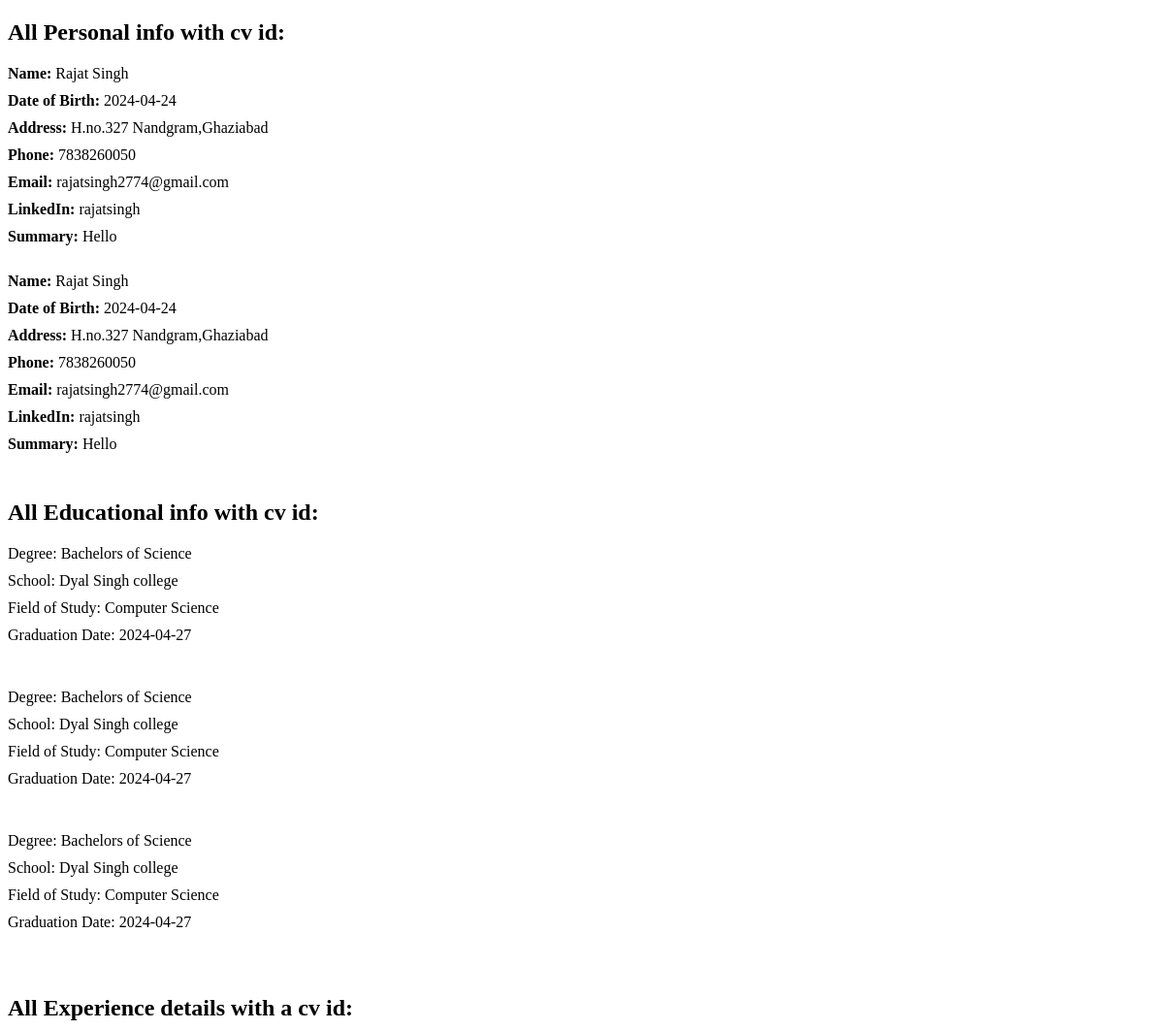
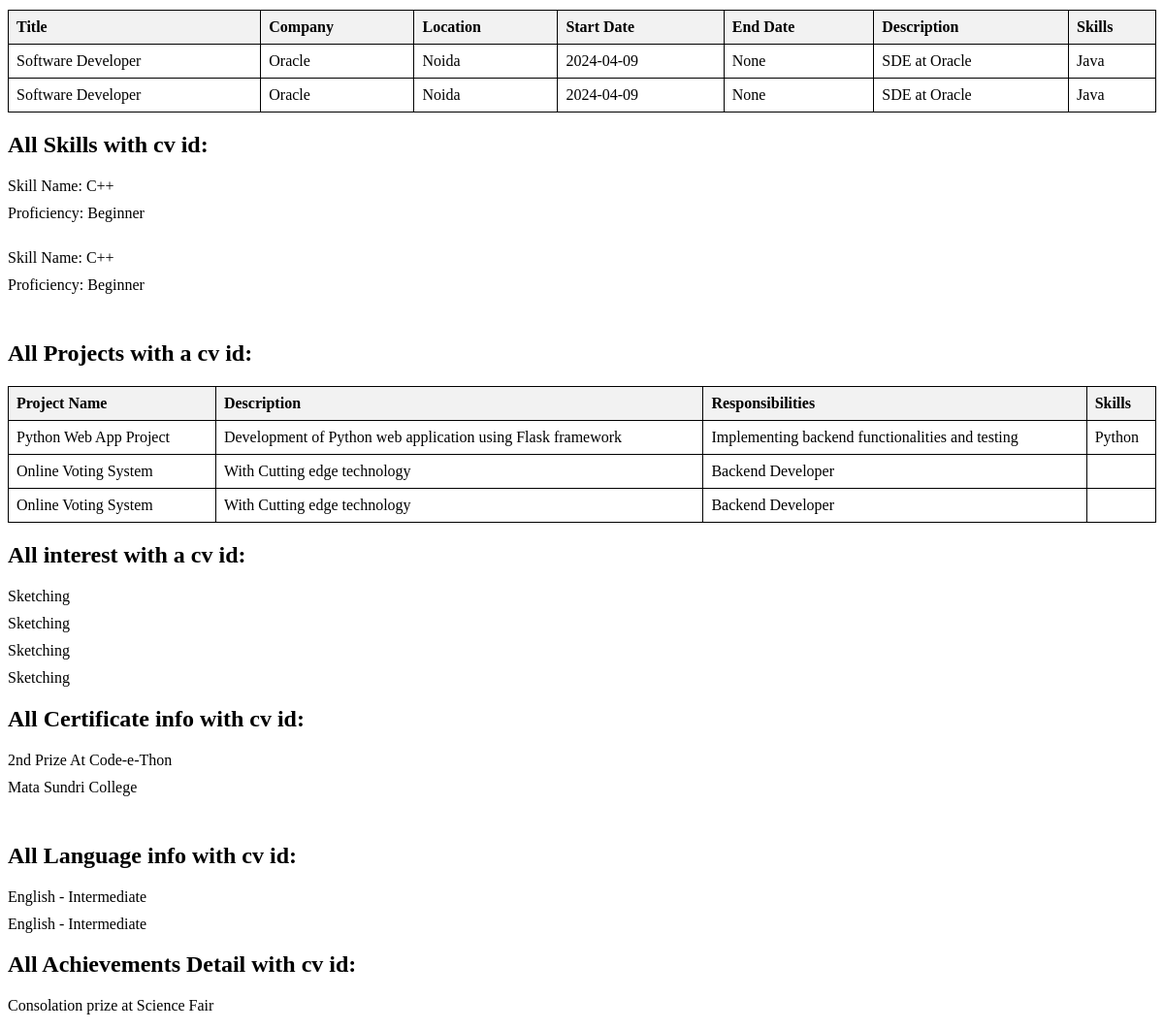
Screenshot of /queryall/17 with the database file from the repository (2 pictures, top to bottom).
### app.py (models this page shows)
class PersonalInformation(db.Model):
    PersonalInfoID = db.Column(db.Integer, primary_key=True)
    Userid = db.Column(db.Integer, db.ForeignKey("user.Userid"), nullable=False)
    CV_ID = db.Column(
        db.Integer, db.ForeignKey("cv.CV_ID"), nullable=False
    )  # New column for CV ID
    Fname = db.Column(db.String(100), nullable=False)
    Lname = db.Column(db.String(100), nullable=False)
    DOB = db.Column(db.Date, nullable=False)
    Address = db.Column(db.String(255), nullable=False)
    Phn = db.Column(db.String(20), nullable=False)
    Email = db.Column(db.String(100), nullable=False)
    LinkedIn = db.Column(db.String(255))
    Summary = db.Column(db.Text)

class Education(db.Model):
    Edu_ID = db.Column(db.Integer, primary_key=True)
    CV_ID = db.Column(db.Integer, db.ForeignKey("cv.CV_ID"), nullable=False)
    Userid = db.Column(db.Integer, db.ForeignKey("user.Userid"), nullable=False)
    Degree = db.Column(db.String(255), nullable=False)
    School = db.Column(db.String(255), nullable=False)
    FieldofStudy = db.Column(db.String(255), nullable=False)
    Grad_date = db.Column(db.Date, nullable=True)

class Experience(db.Model):
    __tablename__ = "experience"
    ExpID = db.Column(db.Integer, primary_key=True)
    CV_ID = db.Column(db.Integer, db.ForeignKey("cv.CV_ID"), nullable=False)
    Userid = db.Column(db.Integer, db.ForeignKey("user.Userid"), nullable=False)
    current_job = db.Column(db.Boolean, default=False)
    title = db.Column(db.String(255), nullable=False)
    company = db.Column(db.String(255), nullable=False)
    location = db.Column(db.String(255), nullable=False)  # Renamed from Location
    start_date = db.Column(db.Date, nullable=False)  # Renamed from StartDate
    end_date = db.Column(db.Date, nullable=True)  # Renamed from EndDate
    description = db.Column(db.String(255), nullable=False)  # Renamed from Desc
    skill_id = db.Column(db.Integer, db.ForeignKey("skills.SkillID"))

class Skills(db.Model):
    __tablename__ = "skills"
    SkillID = db.Column(db.Integer, primary_key=True)
    Userid = db.Column(db.Integer, db.ForeignKey("user.Userid"), nullable=False)
    CV_ID = db.Column(db.Integer, db.ForeignKey("cv.CV_ID"), nullable=False)
    skill_name = db.Column(db.String(255), nullable=False)  # Renamed from Skillname
    proficiency = db.Column(db.String(255), nullable=False)

class Project(db.Model):
    ProjectID = db.Column(db.Integer, primary_key=True)
    CV_ID = db.Column(db.Integer, db.ForeignKey("cv.CV_ID"), nullable=False)
    Userid = db.Column(db.Integer, db.ForeignKey("user.Userid"), nullable=False)
    skill_id = db.Column(db.Integer, db.ForeignKey("skills.SkillID"))
    PrjtName = db.Column(db.String(255), nullable=False)
    Desc = db.Column(db.String(255), nullable=False)
    Responsibilities = db.Column(db.String(255), nullable=False)

class Interest(db.Model):
    CV_ID = db.Column(db.Integer, db.ForeignKey("cv.CV_ID"), nullable=False)
    InterestID = db.Column(db.Integer, primary_key=True)
    Userid = db.Column(db.Integer, db.ForeignKey("user.Userid"), nullable=False)
    interest_name = db.Column(db.String(255), nullable=False)

class Certificates(db.Model):
    CertificateID = db.Column(db.Integer, primary_key=True)
    CV_ID = db.Column(db.Integer, db.ForeignKey("cv.CV_ID"), nullable=False)
    Userid = db.Column(db.Integer, db.ForeignKey("user.Userid"), nullable=False)
    Name = db.Column(db.String(255), nullable=False)
    Issuer = db.Column(db.String(255), nullable=False)

class Language(db.Model):
    CV_ID = db.Column(db.Integer, db.ForeignKey("cv.CV_ID"), nullable=False)
    LanguageID = db.Column(db.Integer, primary_key=True)
    Userid = db.Column(db.Integer, db.ForeignKey("user.Userid"), nullable=False)
    LangName = db.Column(db.String(100), nullable=False)
    Proficiency_Lang = db.Column(db.String(50), nullable=False)

class Achievement(db.Model):
    CV_ID = db.Column(db.Integer, db.ForeignKey("cv.CV_ID"), nullable=False)
    AchievID = db.Column(db.Integer, primary_key=True)
    Userid = db.Column(db.Integer, db.ForeignKey("user.Userid"), nullable=False)
    desc = db.Column(db.String(255), nullable=False)

### app.py (the view)
@app.route("/queryall/<int:cv_id>")
def queryall(cv_id):
    personal_info = PersonalInformation.query.filter_by(CV_ID=cv_id).all()
    education_details = Education.query.filter_by(CV_ID=cv_id).all()
    Skill_details = Skills.query.filter_by(CV_ID=cv_id).all()
    Certificates_details = Certificates.query.filter_by(CV_ID=cv_id).all()
    interest_details = Interest.query.filter_by(CV_ID=cv_id).all()
    language_details = Language.query.filter_by(CV_ID=cv_id).all()
    Achievement_details = Achievement.query.filter_by(CV_ID=cv_id).all()
    experiences = Experience.query.filter_by(CV_ID=cv_id).all()
    experience_skills = {}
    for experience in experiences:
        skill_ids = [
            experience.skill_id
        ]  # Assuming skill_id is a comma-separated string of skill IDs
        skill_names = [
            skill.skill_name
            for skill in Skills.query.filter(Skills.SkillID.in_(skill_ids))
        ]
        experience_skills[experience.ExpID] = skill_names
    projects = Project.query.filter_by(CV_ID=cv_id).all()
    project_skills = {}
    for project in projects:
        skill_ids = [
            project.skill_id
        ]  # Assuming skill_id is a comma-separated string of skill IDs
        skill_names = [
            skill.skill_name
            for skill in Skills.query.filter(Skills.SkillID.in_(skill_ids))
        ]
        project_skills[project.ProjectID] = skill_names
    return render_template(
        "Queries_all.html",
        Certificates_details=Certificates_details,
        personal_info=personal_info,
        education_details=education_details,
        experiences=experiences,
        experience_skills=experience_skills,
        Skill_details=Skill_details,
        projects=projects,
        project_skills=project_skills,
        interest_details=interest_details,
        language_details=language_details,
        Achievement_details=Achievement_details,
    )

### templates/Queries_all.html (shortened to what this page needs)
<!DOCTYPE html>
<html lang="en">
<head>
</head>
<body>
    <h2>All Personal info with cv id:</h2>
    <ul>
        {% for info in personal_info %}
            <li><strong>Name:</strong> {{ info.Fname }} {{ info.Lname }}</li>
            <li><strong>Date of Birth:</strong> {{ info.DOB }}</li>
            <li><strong>Address:</strong> {{ info.Address }}</li>
            <li><strong>Phone:</strong> {{ info.Phn }}</li>
            <li><strong>Email:</strong> {{ info.Email }}</li>
            <li><strong>LinkedIn:</strong> {{ info.LinkedIn }}</li>
            <li><strong>Summary:</strong> {{ info.Summary }}</li>
            <br>
        {% endfor %}
    </ul>
    <h2>All Educational info with cv id:</h2>
    <ul>
    {% for edu in education_details %}
        <li>Degree: {{ edu.Degree }}</li>
        <li>School: {{ edu.School }}</li>
        <li>Field of Study: {{ edu.FieldofStudy }}</li>
        <li>Graduation Date: {{ edu.Grad_date }}</li><br><br>
    {% endfor %}
    </ul>
    <h2>All Experience details with a cv id:</h2>
    <table>
        <thead>
            <tr>
                <th>Title</th>
                <th>Company</th>
                <th>Location</th>
                <th>Start Date</th>
                <th>End Date</th>
                <th>Description</th>
                <th>Skills</th>
            </tr>
        </thead>
        <tbody>
            {% for experience in experiences %}
                <tr>
                    <td>{{ experience.title }}</td>
                    <td>{{ experience.company }}</td>
                    <td>{{ experience.location }}</td>
                    <td>{{ experience.start_date }}</td>
                    <td>{{ experience.end_date }}</td>
                    <td>{{ experience.description }}</td>
                    <td>
                        {% for skill in experience_skills[experience.ExpID] %}
                            {{ skill }}{% if not loop.last %}, {% endif %}
                        {% endfor %}
                    </td>
                </tr>
            {% endfor %}
        </tbody>
    </table>
    <h2>All Skills with cv id:</h2>
    <ul>
    {% for skill in Skill_details %}
        <li>Skill Name: {{ skill.skill_name }}</li>
        <li>Proficiency: {{ skill.proficiency }}</li><br>
    {% endfor %}
    </ul>
    <h2>All Projects with a cv id:</h2>
    <table>
        <thead>
            <tr>
                <th>Project Name</th>
                <th>Description</th>
                <th>Responsibilities</th>
                <th>Skills</th>
            </tr>
        </thead>
        <tbody>
            {% for project in projects %}
                <tr>
                    <td>{{ project.PrjtName }}</td>
                    <td>{{ project.Desc }}</td>
                    <td>{{ project.Responsibilities }}</td>
                    <td>
                        {% for skill in project_skills[project.ProjectID] %}
                            {{ skill }}{% if not loop.last %}, {% endif %}
                        {% endfor %}
                    </td>
                </tr>
            {% endfor %}
        </tbody>
    </table>
    <h2>All interest with a cv id:</h2>
    <ul>
    {% for interest in interest_details %}
        <li>{{ interest.interest_name }}</li>
    {% endfor %}
    </ul>
    <h2>All Certificate info with cv id:</h2>
    <ul>
    {% for cert in Certificates_details %}
        <li>{{ cert.Name }}</li>
        <li>{{ cert.Issuer }}</li><br>
    {% endfor %}
    </ul>
    <h2>All Language info with cv id:</h2>
    <ul>
    {% for language in language_details %}
        <li>{{ language.LangName }} - {{ language.Proficiency_Lang }}</li>
    {% endfor %}
    </ul>
    <h2>All Achievements Detail with cv id:</h2>
    <ul>
    {% for achievement in Achievement_details %}
        <li>{{ achievement.desc }}</li>
    {% endfor %}
    </ul>
</body>
</html>

### templates/Queries_all.html (style rules this page uses)
ul { list-style-type: none; padding: 0; }
li { margin-bottom: 10px; }
table { border-collapse: collapse; width: 100%; }
th, td { border: 1px solid black; padding: 8px; text-align: left; }
th { background-color: #f2f2f2; }
th:not(:last-child), td:not(:last-child) { padding-right: 20px; }

### rows the page displays
PersonalInformation: Fname "Rajat", Lname "Singh", DOB "2024-04-24", Address "H.no.327 Nandgram,Ghaziabad", Phn "7838260050", Email "rajatsingh2774@gmail.com", LinkedIn "rajatsingh", Summary "Hello"
PersonalInformation: Fname "Rajat", Lname "Singh", DOB "2024-04-24", Address "H.no.327 Nandgram,Ghaziabad", Phn "7838260050", Email "rajatsingh2774@gmail.com", LinkedIn "rajatsingh", Summary "Hello"
Education: Degree "Bachelors of Science", School "Dyal Singh college", FieldofStudy "Computer Science", Grad_date "2024-04-27"
Education: Degree "Bachelors of Science", School "Dyal Singh college", FieldofStudy "Computer Science", Grad_date "2024-04-27"
Education: Degree "Bachelors of Science", School "Dyal Singh college", FieldofStudy "Computer Science", Grad_date "2024-04-27"
Experience: title "Software Developer", company "Oracle", location "Noida", start_date "2024-04-09", end_date "None", description "SDE at Oracle"
Skills: skill_name "Java"
Experience: title "Software Developer", company "Oracle", location "Noida", start_date "2024-04-09", end_date "None", description "SDE at Oracle"
Skills: skill_name "C++", proficiency "Beginner"
Skills: skill_name "C++", proficiency "Beginner"
Project: PrjtName "Python Web App Project", Desc "Development of Python web application using Flask framework", Responsibilities "Implementing backend functionalities and testing"
Skills: skill_name "Python"
Project: PrjtName "Online Voting System", Desc "With Cutting edge technology", Responsibilities "Backend Developer"
Project: PrjtName "Online Voting System", Desc "With Cutting edge technology", Responsibilities "Backend Developer"
Interest: interest_name "Sketching"
Interest: interest_name "Sketching"
Interest: interest_name "Sketching"
Interest: interest_name "Sketching"
Certificates: Name "2nd Prize At Code-e-Thon", Issuer "Mata Sundri College"
Language: LangName "English", Proficiency_Lang "Intermediate"
Language: LangName "English", Proficiency_Lang "Intermediate"
Achievement: desc "Consolation prize at Science Fair"
